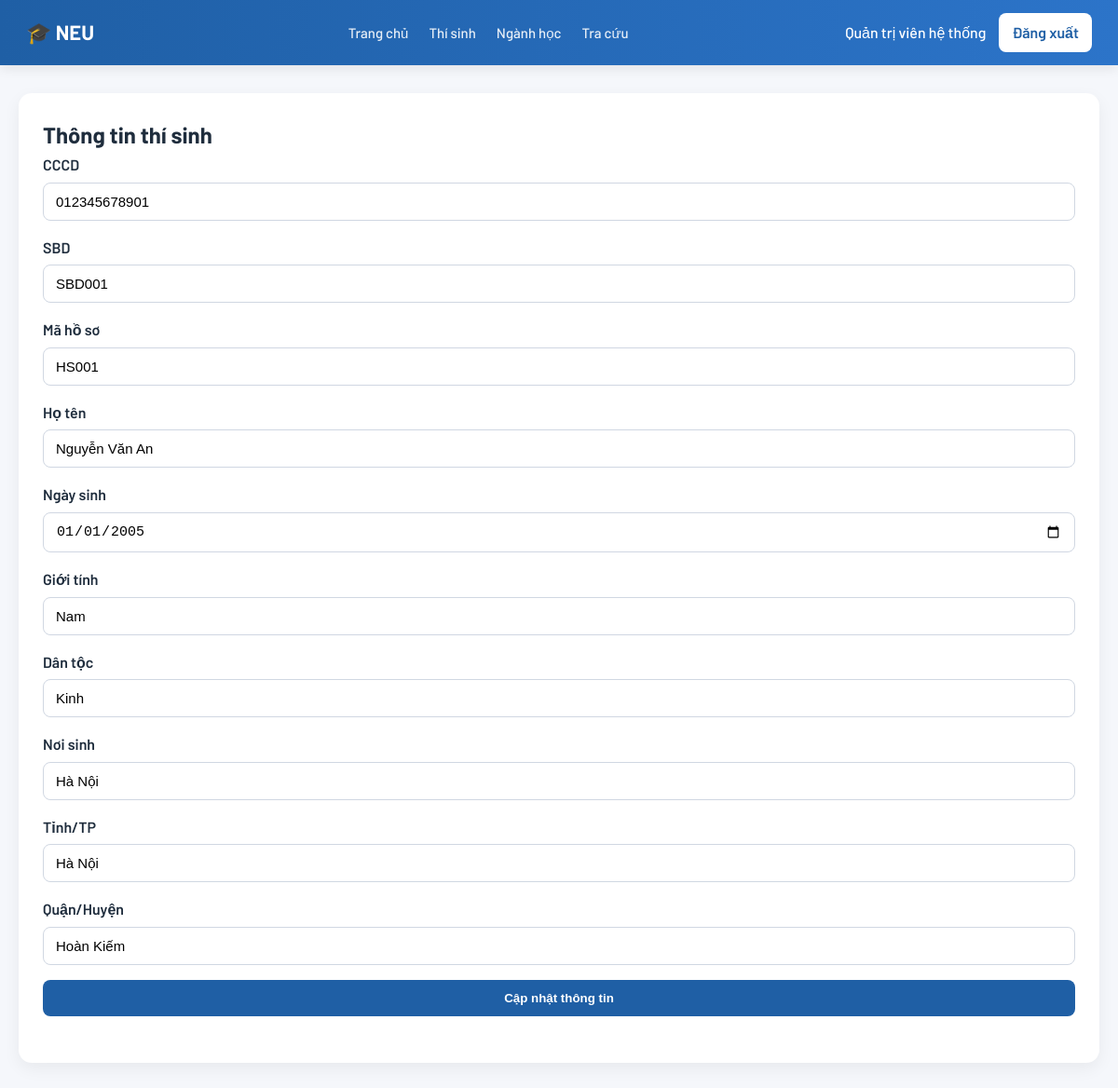
The app's page /candidates/admin/1 (signed in) with its own data.
### tables this page shows
CREATE TABLE thi_sinh (
    id INTEGER PRIMARY KEY AUTOINCREMENT,
    cccd TEXT UNIQUE,
    sbd TEXT UNIQUE,
    ma_ho_so TEXT UNIQUE,
    ho_ten TEXT NOT NULL,
    ngay_sinh TEXT,
    gioi_tinh TEXT,
    dan_toc TEXT,
    noi_sinh TEXT,
    doi_tuong_uu_tien TEXT,
    khu_vuc_uu_tien TEXT,
    diem_cong_xet_tuyen REAL,
    tinh_tp TEXT,
    quan_huyen TEXT,
    nam_tot_nghiep INTEGER,
    hoc_luc TEXT,
    hanh_kiem TEXT,
    diem_tb_lop_12 REAL,
    ma_tinh_lop_12 TEXT,
    ma_truong_lop_12 TEXT,
    diem_toan REAL,
    diem_van REAL,
    diem_ly REAL,
    diem_ngoai_ngu REAL,
    ma_mon_ngoai_ngu TEXT,
    diem_xet_tot_nghiep REAL,
    diem_thpt REAL,
    diem_dgnl_dgtd REAL,
    diem_ccqt_thpt REAL,
    diem_sat_act REAL,
    diem_pt_khac REAL,
    diem_max_xet_tuyen REAL
);

### candidates/views.py (the view, shortened to what this page needs)
@candidates_bp.route("/admin/<int:id>", methods=["GET", "POST"])
@login_required
@role_required("admin")
def admin_candidate_detail(id):
    conn = get_db_connection()
    candidate = conn.execute(
        """
        SELECT *
        FROM thi_sinh
        WHERE id = ?
        """,
        (id,)
    ).fetchone()
    if candidate is None:
        conn.close()
        return "Không tìm thấy thí sinh.", 404
    conn.close()
    return render_template("admin_candidate_detail.html", candidate=candidate)

### candidates/views.py (called while the page is built)
def get_db_connection():
    conn = sqlite3.connect(DATABASE)
    conn.row_factory = sqlite3.Row
    return conn

def login_required(func):
    @wraps(func)
    def wrapper(*args, **kwargs):
        if not session.get("user_id"):
            return redirect(url_for("auth.login"))
        return func(*args, **kwargs)
    return wrapper

def role_required(role):
    def decorator(func):
        @wraps(func)
        def wrapper(*args, **kwargs):
            if session.get("role") != role:
                return "Bạn không có quyền truy cập.", 403
            return func(*args, **kwargs)
        return wrapper
    return decorator

### templates/admin_candidate_detail.html (shortened to what this page needs)
{% extends "base.html" %}
{% block content %}
<div class="page-card">
    <h2>Thông tin thí sinh</h2>
    <form method="POST" class="form-grid">
        <div class="form-group">
            <label>CCCD</label>
            <input type="text" name="cccd" value="{{ candidate.cccd or '' }}">
        </div>
        <div class="form-group">
            <label>SBD</label>
            <input type="text" name="sbd" value="{{ candidate.sbd or '' }}">
        </div>
        <div class="form-group">
            <label>Mã hồ sơ</label>
            <input type="text" name="ma_ho_so" value="{{ candidate.ma_ho_so or '' }}">
        </div>
        <div class="form-group">
            <label>Họ tên</label>
            <input type="text" name="ho_ten" value="{{ candidate.ho_ten or '' }}">
        </div>
        <div class="form-group">
            <label>Ngày sinh</label>
            <input type="date" name="ngay_sinh" value="{{ candidate.ngay_sinh or '' }}">
        </div>
        <div class="form-group">
            <label>Giới tính</label>
            <input type="text" name="gioi_tinh" value="{{ candidate.gioi_tinh or '' }}">
        </div>
        <div class="form-group">
            <label>Dân tộc</label>
            <input type="text" name="dan_toc" value="{{ candidate.dan_toc or '' }}">
        </div>
        <div class="form-group">
            <label>Nơi sinh</label>
            <input type="text" name="noi_sinh" value="{{ candidate.noi_sinh or '' }}">
        </div>
        <div class="form-group">
            <label>Tỉnh/TP</label>
            <input type="text" name="tinh_tp" value="{{ candidate.tinh_tp or '' }}">
        </div>
        <div class="form-group">
            <label>Quận/Huyện</label>
            <input type="text" name="quan_huyen" value="{{ candidate.quan_huyen or '' }}">
        </div>
        <div class="form-group">
            <button type="submit" class="btn-submit">Cập nhật thông tin</button>
        </div>
    </form>
</div>
{% endblock %}

### static/style.css (style rules this page uses)
* { margin: 0; padding: 0; box-sizing: border-box; }
body { font-family: 'Barlow', sans-serif; background: #f5f7fb; color: #1f2d3d; line-height: 1.6; }
.page-card { background: #fff; border-radius: 14px; padding: 26px; box-shadow: 0 6px 18px rgba(0,0,0,0.06); }
.btn-submit, .btn-action, .btn-small { border: none; cursor: pointer; font-weight: 600; border-radius: 8px; transition: all 0.2s ease; }
.btn-submit { width: 100%; padding: 12px; background: #1f5fa5; color: white; }
.form-grid { display: grid; gap: 16px; margin-bottom: 24px; }
.form-group label { font-weight: 600; margin-bottom: 6px; display: block; }
.form-group input, .form-group select { width: 100%; padding: 11px 13px; border-radius: 8px; border: 1px solid #d0d7e2; font-size: 15px; transition: 0.2s; }

### records on screen
thi_sinh: cccd "012345678901", sbd "SBD001", ma_ho_so "HS001", ho_ten "Nguyễn Văn An", ngay_sinh "01/01/2005", gioi_tinh "Nam", dan_toc "Kinh", noi_sinh "Hà Nội", tinh_tp "Hà Nội", quan_huyen "Hoàn Kiếm"

### other values on screen
{{ session.get("display_name") }} "Quản trị viên hệ thống"
